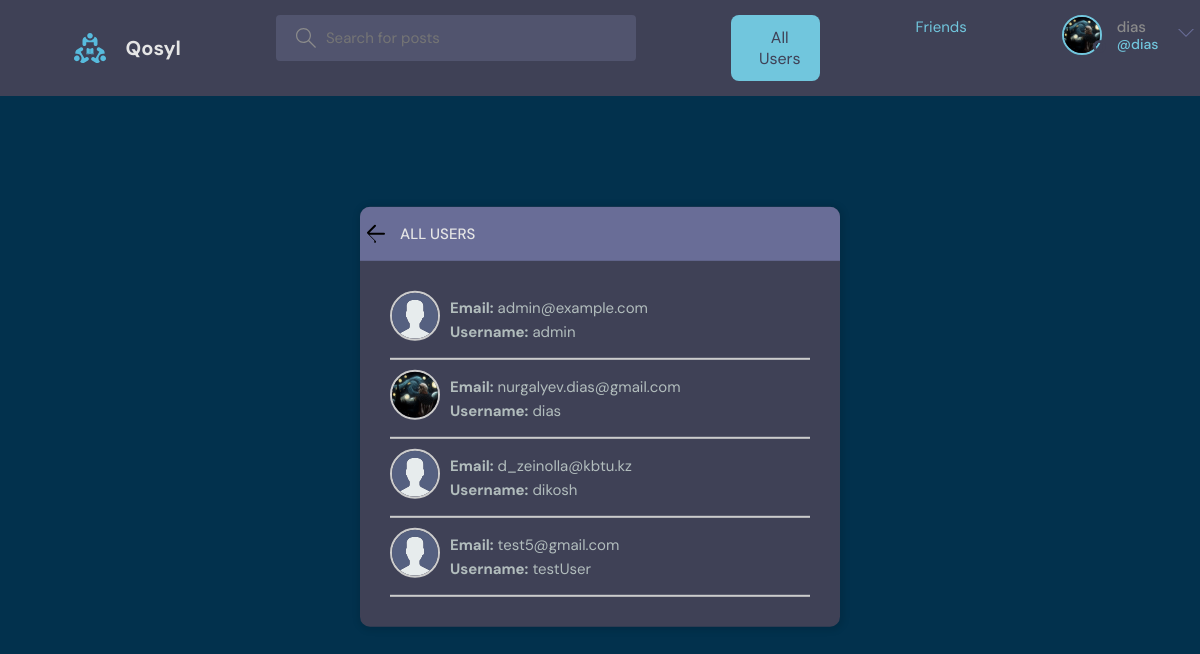
The page /all/ (signed in) on the database its author committed.
### users/models.py (models this page shows, shortened)
class User(AbstractUser):
    name = models.CharField(max_length=200, null=True)
    email = models.EmailField(unique=True, null=True)
    bio = models.TextField(null=True)
    avatar = models.ImageField(upload_to='avatars/', null=True, blank=True)
    friends = models.ManyToManyField('self', blank=True, symmetrical=True, related_name='user_friends')
    USERNAME_FIELD = 'email'
    REQUIRED_FIELDS = []
    objects = UserManager()

### users/views.py (the view)
# urls.py: path('all/', views.get_all_users, name='all_users'),
@login_required
def get_all_users(request):
    users = User.objects.all()
    for user in users:
        user.avatar_url = user.avatar.url if user.avatar else '/static/images/default-avatar.jpg'
    return render(request, 'users/all_users.html', {'users': users})

### users/templates/users/all_users.html
{% extends 'main.html' %}
{% load static %}
{% block content %}
<main class="all-users layout">
  <div class="container">
    <div class="layout__box">
      <div class="layout__boxHeader" style="position: relative; padding-left: 40px;">
        <a href="{% url 'home' %}" style="position: absolute; left: -5px; top: 10px; font-size: 24px; color: #5dd693; text-decoration: none;">
          <svg width="32" height="32" xmlns="http://www.w3.org/2000/svg" viewBox="0 0 32 32">
            <path d="M19.293 23.707l-7-7a1 1 0 0 1 0-1.414l7-7a1 1 0 0 1 1.414 1.414L14.414 16h14.586a1 1 0 0 1 0 2H14.414l6.293 6.293a1 1 0 1 1-1.414 1.414z"/>
          </svg>
        </a>
        <div class="layout__boxTitle">
          <h3>All Users</h3>
        </div>
      </div>
      <div class="layout__body">
        {% for user in users %}
<div class="user-card">
  <a href="{% url 'profile' user.id %}" style="text-decoration: none; color: inherit;">
    <div class="user-card__header" style="display: flex; align-items: center; gap: 10px;">
      <div class="user-avatar">
        {% if user.avatar %}
          <img src="{{ user.avatar.url }}" alt="{{ user.username }}'s Avatar" class="avatar-img"
            style="width: 50px; height: 50px; object-fit: cover; border-radius: 50%; border: 2px solid #ccc;">
        {% else %}
          <img src="{% static 'images/avatar.svg' %}" alt="Default Avatar" class="avatar-img"
            style="width: 50px; height: 50px; object-fit: cover; border-radius: 50%; border: 2px solid #ccc;">
        {% endif %}
      </div>
      <div class="user-info" style="flex-grow: 1;">
        <p><strong>Email:</strong> {{ user.email }}</p>
        <p><strong>Username:</strong> {{ user.username }}</p>
      </div>
    </div>
  </a>
  <div class="user-card__divider" style="border-top: 2px solid #ccc; margin: 10px 0;"></div>
</div>
{% empty %}
  <p>No users found.</p>
{% endfor %}
      </div>
    </div>
  </div>
</main>
{% endblock content %}

### templates/navbar.html (shortened to what this page needs)
{% load static %}
<header class="header header--loggedIn">
    <div class="container">
        <a href="{% url 'home' %}" class="header__logo">
            <img src="{% static 'images/logo.svg' %}" />
            <h1>Qosyl</h1>
        </a>
        <form class="header__search" method="GET" action="{% url 'home' %}">
            <label>
                <input name="q" placeholder="Search for posts" />
            </label>
        </form>
<button
    onclick="window.location.href='{% url 'all_users' %}'"
    class="all-users-button"
    style="
        background-color: #71c6dd; /* Using your color for the main button background */
        color: #3f4156; /* Text color */
        font-family: 'DM Sans', sans-serif; /* Font style */
        font-size: 16px; /* Font size */
        padding: 12px 20px; /* Padding for spacing */
        border: none; /* No border */
        border-radius: 8px; /* Rounded corners */
        cursor: pointer; /* Pointer on hover */
        display: flex;
        align-items: center;
        gap: 8px; /* Space between the icon and the text */
        transition: background-color 0.3s ease, transform 0.2s ease; /* Smooth transition */
    ">
     All Users
</button>
<a href="{% url 'friends' %}" class="header__button">Friends</a>
        <nav class="header__menu">
            {% if request.user.is_authenticated %}
            <div class="header__user">
                <a href="{% url 'update-user' %}">
                    <div class="avatar avatar--medium active">
                        <img src="{{request.user.avatar.url}}" />
                    </div>
                    <p>{{request.user.username}} <span>@{{request.user.username}}</span></p>
                </a>
                <button class="dropdown-button">
                    <svg version="1.1" xmlns="http://www.w3.org/2000/svg" width="32" height="32" viewBox="0 0 32 32">
                        <title>chevron-down</title>
                        <path d="M16 21l-13-13h-3l16 16 16-16h-3l-13 13z"></path>
                    </svg>
                </button>
            </div>
            {% else %}
            <a href="{% url 'login' %}">
                <img src="{% static 'images/avatar.svg' %}" />
                <p>Login</p>
            </a>
            {% endif %}
        </nav>
    </div>
</header>

### static/styles/style.css (style rules this page uses)
:root { --color-main: #71c6dd; --color-main-light: #e1f6fb; --color-dark: #3f4156; --color-dark-medium: #51546e; --color-dark-light: #696d97; --color-light: #e5e5e5; --color-gray: #8b8b8b; --color-light-gray: #b2bdbd; --color-bg: #02314d; }
* { font-family: "DM Sans", -apple-system, BlinkMacSystemFont, "Segoe UI", Roboto, Oxygen, Ubuntu, Cantarell, "Open Sans", "Helvetica Neue", sans-serif; margin: 0; padding: 0; box-sizing: border-box; text-rendering: optimizeLegibility; font-size: inherit; }
html { font-size: 56.25%; }
@media only screen and (min-width: 1200px) { html { font-size: 62.5%; } }
body { line-height: 1.6; font-weight: 400; font-size: 1.5rem; color: var(--color-light-gray); background-color: var(--color-bg); min-height: 100vh; }
img { width: 100%; }
a { display: inline-block; color: var(--color-main); text-decoration: none; }
.container { max-width: 120rem; width: 90%; margin: auto; }
.avatar { position: relative; display: inline-block; border-radius: 50%; border: 2px solid var(--color-main); }
.avatar img { display: block; border-radius: 50%; object-fit: cover; object-position: center; }
.avatar::after { content: ""; display: block; position: absolute; background-color: var(--color-gray); z-index: 111; border-radius: 50%; border: 0.3rem solid var(--color-dark); }
.avatar.active::after { background-color: var(--color-success); }
.avatar.avatar--medium img { width: 3.6rem; height: 3.6rem; border-radius: 50%; }
.avatar.avatar--medium:after { width: 0.7rem; height: 0.7rem; bottom: 0px; right: -6px; }
.header { padding: 1.5rem; background-color: var(--color-dark); }
.header > .container { display: flex; gap: 9.5rem; }
.header__logo, .header__user { display: flex; gap: 2rem; align-items: center; }
.header__logo > img { height: 3.2rem; width: 3.2rem; }
.header__logo > h1 { font-weight: 700; font-size: 2rem; color: var(--color-light); }
.header__search > label { background-color: var(--color-dark-medium); padding: 1.3rem 1rem; display: flex; align-items: center; gap: 1rem; border-radius: 4px; }
.header__search svg { fill: var(--color-gray); width: 2rem; height: 2rem; margin-left: 1rem; }
.header__search input { width: 30rem; background: transparent; border: none; outline: none; color: var(--color-light); }
.header__menu { margin-left: auto; position: relative; }
.header__menu a { display: flex; gap: 1.5rem; align-items: center; font-weight: 500; text-decoration: none; color: var(--color-gray); }
.header__menu img { height: 3.6rem; }
.header__menu p { line-height: 1.2; }
.header__menu span { color: var(--color-main); font-weight: 500; font-size: 1.4rem; display: block; }
.header__menu svg { width: 1.6rem; height: 1.6rem; fill: var(--color-dark-light); }
.dropdown-button { background: transparent; border: 0; outline: 0; cursor: pointer; }
.layout { margin-top: 2.4rem; }
.layout > .container { display: flex; justify-content: space-between; align-items: flex-start; }
.layout__box { width: 90%; max-width: 48rem; min-height: 40rem; position: absolute; top: 50%; left: 50%; transform: translate(-50%, -46%); background-color: var(--color-dark); border-radius: 1rem; box-shadow: 1px 1px 6px 3px rgba(0, 0, 0, 0.1); overflow: hidden; }
.layout__boxHeader { display: flex; padding: 1.5rem; background-color: var(--color-dark-light); }
.layout__boxTitle { display: flex; gap: 1.5rem; align-items: center; }
.layout__boxTitle h3 { text-transform: uppercase; font-weight: 500; color: var(--color-light); }
.layout__body { margin: 3rem; }

### rows shown on the page
User: user.avatar (picture), user.username "dias", avatar (picture), email "nurgalyev.dias@gmail.com", username "dias"
User: avatar (placeholder picture), email "admin@example.com", username "admin"
User: avatar (placeholder picture), email "d_zeinolla@kbtu.kz", username "dikosh"
User: avatar (placeholder picture), email "test5@gmail.com", username "testUser"
